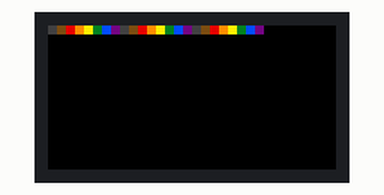
Recording of a sketch running on a simulated ESP32-S3. Shown: 32×16 colour display. What the sketch prints to the serial monitor is not drawn.

Above: at 0.46 s.
At 5.05 s:
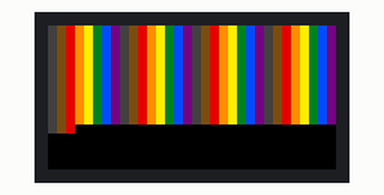
At 10.25 s:
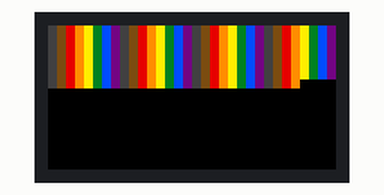
At 19.73 s:
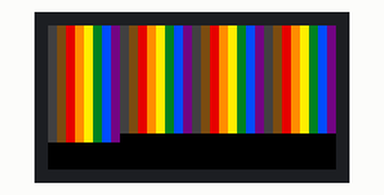
At 29.52 s:
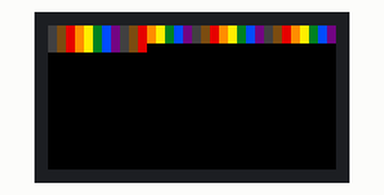
At 39.61 s:
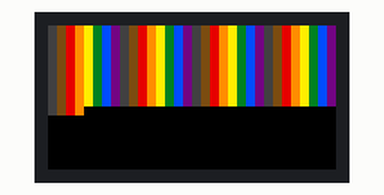

The sketch:

mainTetris.ino
```cpp
/* ----------------------------------------------------------------------
Once the RGB matrix is initialized, most functions of the Adafruit_GFX
library are available for drawing -- code from other projects that use
LCDs or OLEDs can be easily adapted, or may be insightful for reference.
GFX library is documented here:
https://learn.adafruit.com/adafruit-gfx-graphics-library
------------------------------------------------------------------------- */

#include <Adafruit_Protomatter.h>

//ARDUINO_ADAFRUIT_MATRIXPORTAL_ESP32S3 MatrixPortal ESP32-S3
uint8_t rgbPins[]  = {42, 41, 40, 38, 39, 37};
uint8_t addrPins[] = {45, 36, 48, 35, 21};
uint8_t clockPin   = 2;
uint8_t latchPin   = 47;
uint8_t oePin      = 14;

uint8_t x          = 0;
uint8_t y          = 0;

uint16_t colors[8];

Adafruit_Protomatter matrix(
  32,          // Width of matrix (or matrix chain) in pixels
  6,           // Bit depth, 1-6
  1, rgbPins,  // # of matrix chains, array of 6 RGB pins for each
  3, addrPins, // # of address pins (height is inferred), array of pins
  clockPin, latchPin, oePin, // Other matrix control pins
  false);      // No double-buffering here (see "doublebuffer" example)

// SETUP - RUNS ONCE AT PROGRAM START --------------------------------------

void setup(void) {
  Serial.begin(9600);

  // Initialize matrix...
  ProtomatterStatus status = matrix.begin();
  Serial.print("Protomatter begin() status: ");
  Serial.println((int)status);
  if(status != PROTOMATTER_OK) {
    // DO NOT CONTINUE if matrix setup encountered an error.
    for(;;);
  }

  matrix.fillScreen(0); // Fill background black
  matrix.show(); // Copy data to matrix buffers

  colors[0] = matrix.color565(64, 64, 64);  // Dark Gray
  colors[1] = matrix.color565(120, 79, 23); // Brown
  colors[2] = matrix.color565(228,  3,  3); // Red
  colors[3] = matrix.color565(255,140,  0); // Orange
  colors[4] = matrix.color565(255,237,  0); // Yellow
  colors[5] = matrix.color565(  0,128, 38); // Green
  colors[6] = matrix.color565(  0, 77,255); // Blue
  colors[7] = matrix.color565(117,  7,135); // Purple


}

void loop(void) {
  // Since there's nothing more to be drawn, this loop() function just
  // shows the approximate refresh rate of the matrix at current settings.

  uint16_t printColor = colors[(x%8)];

  matrix.drawPixel(x, y, printColor);
  matrix.show(); // Copy data to matrix buffers
  delay(10);

  if(32 >= x){

    x++;

  } else {

    x = 0;

  }

  if((x == 32)){

    y++;

  } else if(y == 16) {

    y = 0;
    matrix.fillScreen(0); // Fill background black
    matrix.show(); // Copy data to matrix buffers

  }

}
```
